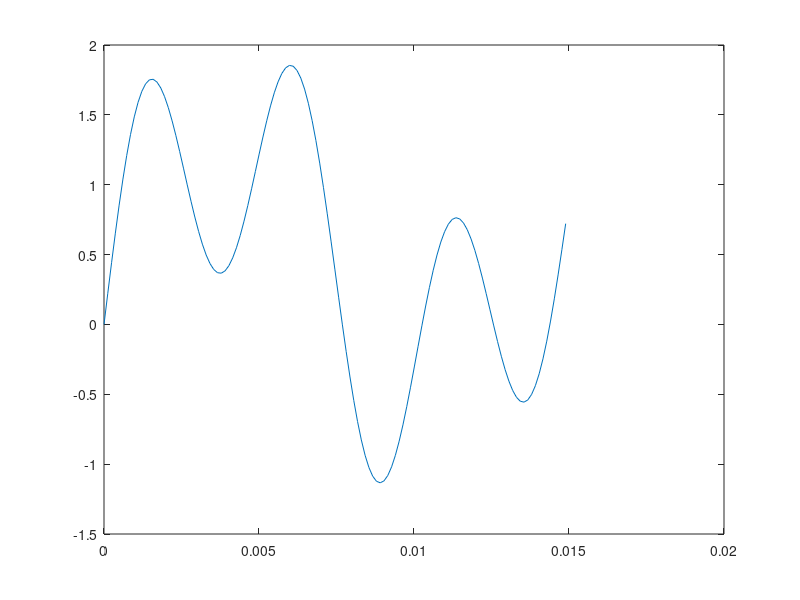
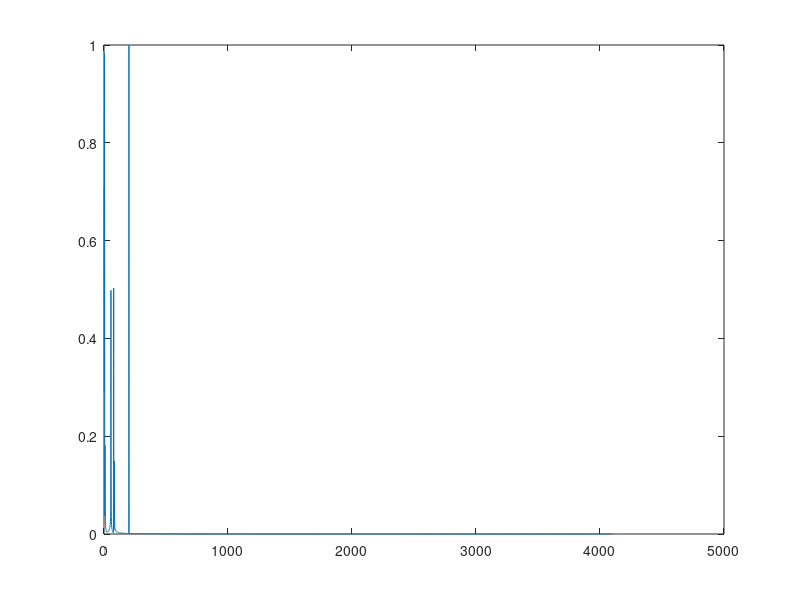

Write the MATLAB code that produced these figures, in order.
clear variables;
close all;
clc;

fs=8192;
L=8192;
t=(0:L-1)/fs;

y=sin(2*pi*200*t);

A=rand(1,10);
F=100*rand(1,10);

for i=1:10
y=y+A(i)*sin(2*pi*F(i)*rand*t);
end

plot(t(t<=0.015),y(t<=0.015));

n=2^nextpow2(L);
s=fft(y,n)/L;
f=fs/2*linspace(0,1,n/2+1);
figure
plot(2*abs(s(1:length(f))));



